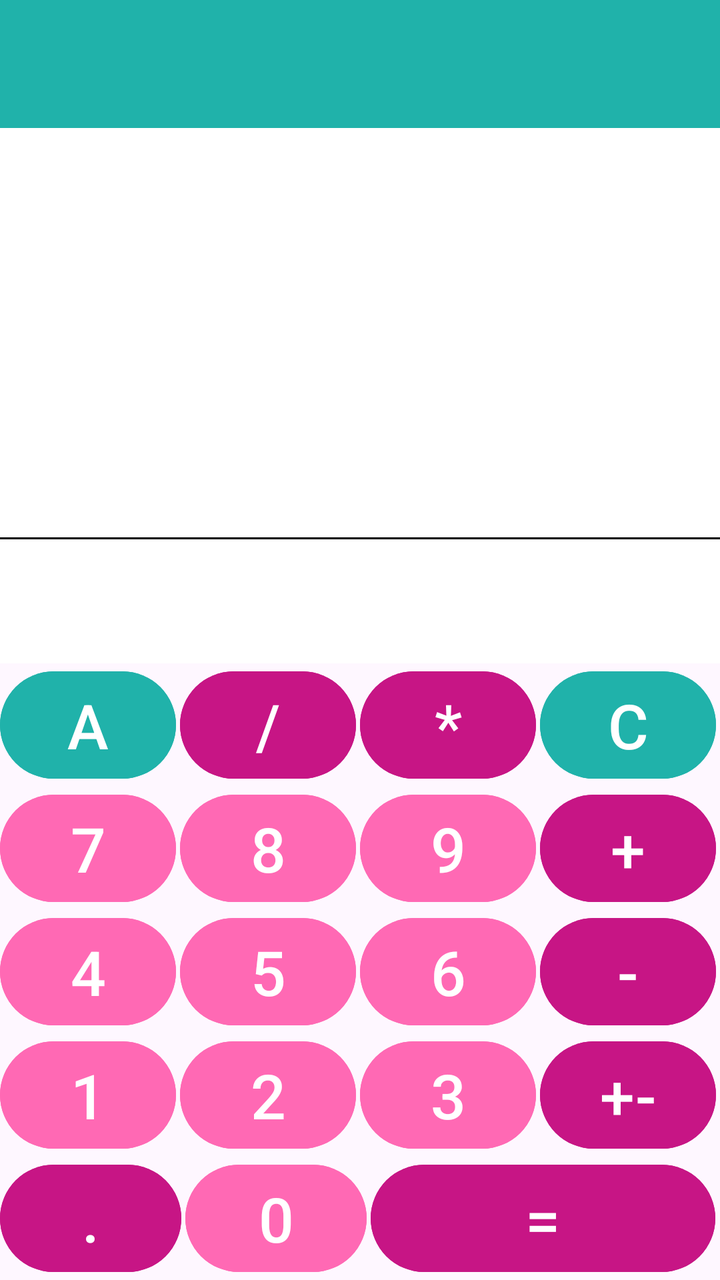
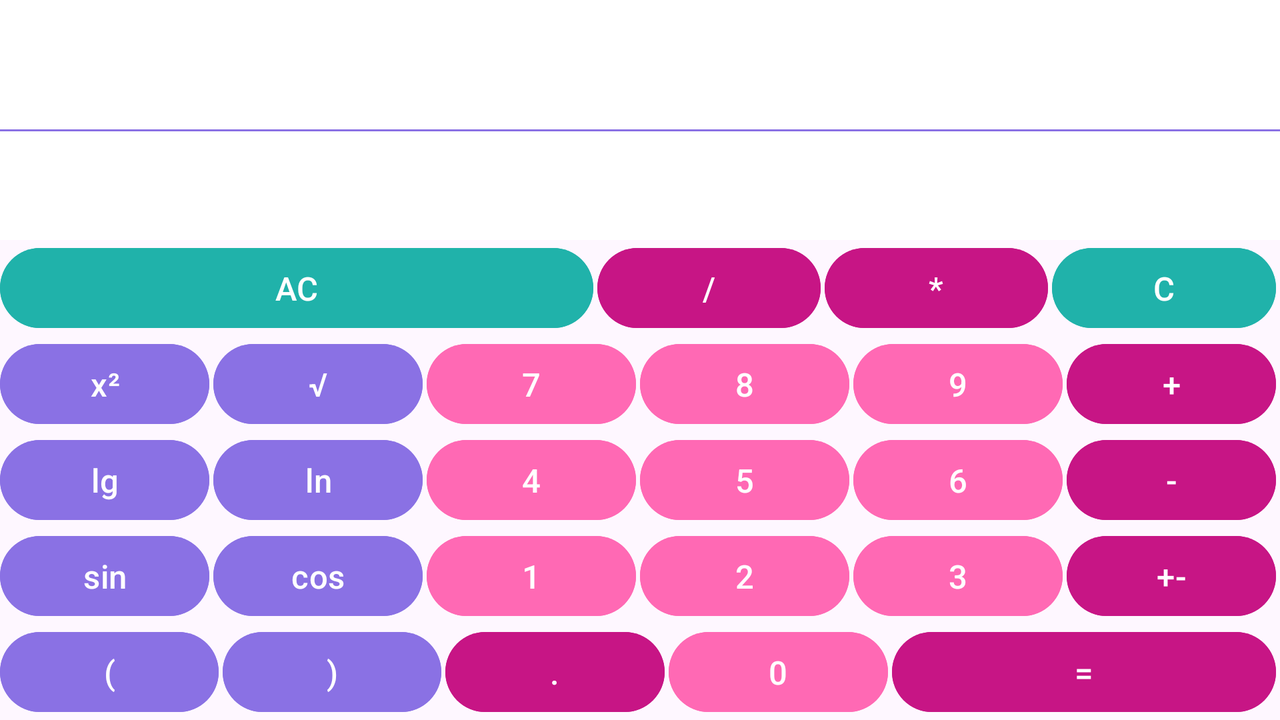

Two renders of one Android screen. The first uses the default layout on a phone; the second uses the alternative layout the repository ships for a different screen configuration, on a matching device. The two XML files are below.
<!-- AndroidManifest.xml: application theme Theme.MyApplication -->
<!-- res/layout/activity_main.xml -->
<?xml version="1.0" encoding="utf-8"?>
<LinearLayout xmlns:android="http://schemas.android.com/apk/res/android"
    xmlns:app="http://schemas.android.com/apk/res-auto"
    xmlns:tools="http://schemas.android.com/tools"
    android:layout_width="match_parent"
    android:layout_height="match_parent"
    android:orientation="vertical"
    tools:context=".ui.MainActivity">

    <androidx.appcompat.widget.Toolbar
        android:id="@+id/toolbar"
        android:layout_width="match_parent"
        android:layout_height="?attr/actionBarSize"
        android:background="@color/blue"
        android:elevation="1dp"
        android:theme="@style/ThemeOverlay.AppCompat.ActionBar"
        app:titleTextColor="@android:color/white"
        />


    <TextView
        android:id="@+id/calculatorText"
        android:layout_width="match_parent"
        android:layout_height="174dp"
        android:layout_weight="1"
        android:background="@color/white"
        android:gravity="bottom|end"
        android:maxLines="50"
        android:padding="10dp"
        android:text=""
        android:textAlignment="viewEnd"
        android:textColor="@color/black"
        android:textSize="30sp"></TextView>
    <View
        android:layout_width="match_parent"
        android:layout_height="1dp"
        android:background="@color/black" />
    <TextView
        android:id="@+id/memoryText"
        android:layout_width="match_parent"
        android:layout_height="0dp"
        android:background="@color/white"
        android:text=""
        android:textColor="#787575"
        android:textSize="25sp"
        android:textAlignment="viewEnd"
        android:padding="10dp"
        android:gravity="bottom|end"
        android:maxLines="50"
        android:layout_weight="2">
    </TextView>


    <TableLayout
        android:layout_width="match_parent"
        android:layout_height="wrap_content">

        <TableRow
            android:layout_width="match_parent"
            android:layout_height="match_parent">
            <Button
                android:id="@+id/btnAC"
                android:text="AC"
                android:textSize="15pt"
                android:height="30pt"
                android:width="30pt"
                android:layout_weight="1"
                android:layout_marginRight="1pt"
                android:backgroundTint="@color/blue"
                />

            <Button
                android:id="@+id/btnDivide"
                android:text="/"
                android:textSize="15pt"
                android:height="30pt"
                android:width="30pt"
                android:layout_weight="1"
                android:layout_marginRight="1pt"
                android:backgroundTint="@color/darkpink"
                />
            <Button
                android:id="@+id/btnMultiply"
                android:text="*"
                android:textSize="15pt"
                android:height="30pt"
                android:width="30pt"
                android:layout_weight="1"
                android:layout_marginRight="1pt"
                android:backgroundTint="@color/darkpink"
                />
            <Button
                android:id="@+id/btnC"
                android:text="C"
                android:textSize="15pt"
                android:height="30pt"
                android:width="30pt"
                android:layout_weight="1"
                android:layout_marginRight="1pt"
                android:backgroundTint="@color/blue"
                />
        </TableRow>

        <TableRow
            android:layout_width="match_parent"
            android:layout_height="match_parent">
            <Button
                android:id="@+id/btn7"
                android:text="7"
                android:textSize="15pt"
                android:height="30pt"
                android:width="30pt"
                android:layout_weight="1"
                android:layout_marginRight="1pt"
                android:backgroundTint="@color/pink"
                />
            <Button
                android:id="@+id/btn8"
                android:text="8"
                android:textSize="15pt"
                android:height="30pt"
                android:width="30pt"
                android:layout_weight="1"
                android:layout_marginRight="1pt"
                android:backgroundTint="@color/pink"
                />
            <Button
                android:id="@+id/btn9"
                android:text="9"
                android:textSize="15pt"
                android:height="30pt"
                android:width="30pt"
                android:layout_weight="1"
                android:layout_marginRight="1pt"
                android:backgroundTint="@color/pink"
                />

            <Button
                android:id="@+id/btnPlus"
                android:text="+"
                android:textSize="15pt"
                android:height="30pt"
                android:width="30pt"
                android:layout_weight="1"
                android:layout_marginRight="1pt"
                android:backgroundTint="@color/darkpink"
                />
        </TableRow>

        <TableRow
            android:layout_width="match_parent"
            android:layout_height="match_parent">
            <Button
                android:id="@+id/btn4"
                android:text="4"
                android:textSize="15pt"
                android:height="30pt"
                android:width="30pt"
                android:layout_weight="1"
                android:layout_marginRight="1pt"
                android:backgroundTint="@color/pink"
                />
            <Button
                android:id="@+id/btn5"
                android:text="5"
                android:textSize="15pt"
                android:height="30pt"
                android:width="30pt"
                android:layout_weight="1"
                android:layout_marginRight="1pt"
                android:backgroundTint="@color/pink"
                />
            <Button
                android:id="@+id/btn6"
                android:text="6"
                android:textSize="15pt"
                android:height="30pt"
                android:width="30pt"
                android:layout_weight="1"
                android:layout_marginRight="1pt"
                android:backgroundTint="@color/pink"
                />

            <Button
                android:id="@+id/btnMinus"
                android:text="-"
                android:textSize="15pt"
                android:height="30pt"
                android:width="30pt"
                android:layout_weight="1"
                android:layout_marginRight="1pt"
                android:backgroundTint="@color/darkpink"
                />
        </TableRow>

        <TableRow
            android:layout_width="match_parent"
            android:layout_height="match_parent">
            <Button
                android:id="@+id/btn1"
                android:text="1"
                android:textSize="15pt"
                android:height="30pt"
                android:width="30pt"
                android:layout_weight="1"
                android:layout_marginRight="1pt"
                android:backgroundTint="@color/pink"
                />
            <Button
                android:id="@+id/btn2"
                android:text="2"

                android:textSize="15pt"
                android:height="30pt"
                android:width="30pt"
                android:layout_weight="1"
                android:layout_marginRight="1pt"
                android:backgroundTint="@color/pink"
                />
            <Button
                android:id="@+id/btn3"
                android:text="3"
                android:textSize="15pt"
                android:height="30pt"
                android:width="30pt"
                android:layout_weight="1"
                android:layout_marginRight="1pt"
                android:backgroundTint="@color/pink"
                />

            <Button
                android:id="@+id/btnPlusMinus"
                android:text="+-"
                android:textSize="15pt"
                android:height="30pt"
                android:width="30pt"
                android:layout_weight="1"
                android:layout_marginRight="1pt"
                android:backgroundTint="@color/darkpink"
                />
        </TableRow>

        <TableRow
            android:layout_width="match_parent"
            android:layout_height="match_parent">










            <Button
                android:id="@+id/btnDot"
                android:text="."
                android:textSize="15pt"
                android:height="30pt"
                android:width="30pt"
                android:layout_weight="0.05"
                android:layout_marginRight="1pt"
                android:backgroundTint="@color/darkpink"
                />

            <Button
                android:id="@+id/btn0"
                android:text="0"
                android:textSize="15pt"
                android:height="30pt"
                android:width="30pt"
                android:layout_weight="0.05"
                android:layout_marginRight="1pt"
                android:backgroundTint="@color/pink"
                />

            <Button
                android:id="@+id/btnEqual"
                android:text="="
                android:textSize="15pt"
                android:height="30pt"
                android:width="30pt"
                android:layout_weight="1.5"
                android:layout_marginRight="1pt"
                android:backgroundTint="@color/darkpink"
                />
        </TableRow>
    </TableLayout>
</LinearLayout>
<!-- resources referenced by this layout -->
<resources>
  <color name="black">#FF000000</color>
  <color name="blue">#20B2AA</color>
  <color name="darkpink">#C71585</color>
  <color name="pink">#FF69B4</color>
  <color name="white">#FFFFFFFF</color>
  <style name="Theme.MyApplication" parent="Base.Theme.MyApplication" />
  <style name="Base.Theme.MyApplication" parent="Theme.Material3.DayNight.NoActionBar">
          <item name="actionOverflowButtonStyle">
              @style/MyOverflowButtonStyle</item>
      </style>
  <style name="MyOverflowButtonStyle" parent="Widget.AppCompat.ActionButton.Overflow">
          <item name="android:tint">@color/white</item>
      </style>/&gt;
</resources>
<!-- res/layout-land/activity_main.xml (the repository's variant of the layout above) -->
<!-- drawn on the phone turned sideways -->
<?xml version="1.0" encoding="utf-8"?>
<LinearLayout xmlns:android="http://schemas.android.com/apk/res/android"
    xmlns:app="http://schemas.android.com/apk/res-auto"
    xmlns:tools="http://schemas.android.com/tools"
    android:layout_width="match_parent"
    android:layout_height="match_parent"
    android:orientation="vertical"
    tools:context=".ui.MainActivity">

    
    
    
    
    
    
    
    
    
    
    
    
    

    
    
    
    
    
    
    
    
    
    
    
    
    

    <EditText
        android:id="@+id/calculatorText"
        android:layout_width="match_parent"
        android:layout_height="58dp"
        android:layout_weight="1"
        android:background="@color/white"
        android:gravity="bottom|end"
        android:maxLines="50"
        android:padding="10dp"
        android:text=""
        android:textAlignment="viewEnd"
        android:textColor="@color/black"
        android:textSize="20sp"></EditText>
    <View
        android:layout_width="match_parent"
        android:layout_height="1dp"
        android:background="@color/violet" />
    <EditText
        android:id="@+id/memoryText"
        android:layout_width="match_parent"
        android:layout_height="41dp"
        android:layout_weight="2"
        android:background="@color/white"
        android:gravity="bottom|end"
        android:maxLines="50"
        android:padding="10dp"
        android:text=""
        android:textAlignment="viewEnd"
        android:textColor="#787575"
        android:textSize="15sp"></EditText>

    <TableLayout
        android:layout_width="match_parent"
        android:layout_height="wrap_content">

        <TableRow
            android:layout_width="match_parent"
            android:layout_height="match_parent">
            <Button
                android:id="@+id/btnAC"
                android:text="AC"
                android:textSize="8pt"
                android:height="10pt"
                android:width="15pt"
                android:layout_weight="1.5"
                android:layout_marginRight="1pt"
                android:backgroundTint="@color/blue"
                />

            <Button
                android:id="@+id/btnDivide"
                android:layout_marginRight="1pt"
                android:textSize="8pt"
                android:height="10pt"
                android:width="15pt"
                android:backgroundTint="@color/darkpink"
                android:onClick="operation"
                android:layout_weight="0.17"
                android:text="/"/>

            <Button
                android:id="@+id/btnMultiply"
                android:text="*"
                android:onClick="operation"
                android:textSize="8pt"
                android:height="10pt"
                android:width="15pt"
                android:layout_weight="0.17"
                android:layout_marginRight="1pt"
                android:backgroundTint="@color/darkpink"
                />
            <Button
                android:id="@+id/btnC"
                android:text="C"
                android:textSize="8pt"
                android:height="10pt"
                android:width="15pt"
                android:layout_weight="0.17"
                android:layout_marginRight="1pt"
                android:backgroundTint="@color/blue"
                />
        </TableRow>

        <TableRow
            android:layout_width="match_parent"
            android:layout_height="match_parent">
            <Button
                android:id="@+id/btnExp"
                android:text="x²"
                android:textSize="8pt"
                android:height="10pt"
                android:width="15pt"
                android:layout_weight="1"
                android:layout_marginRight="1pt"
                android:backgroundTint="@color/violet"
                />
            <Button
                android:id="@+id/btnSqr"
                android:text="√"
                android:onClick="clickNumber"
                android:textSize="8pt"
                android:height="10pt"
                android:width="15pt"
                android:layout_weight="1"
                android:layout_marginRight="1pt"
                android:backgroundTint="@color/violet"
                />
            <Button
                android:id="@+id/btn7"
                android:text="7"
                android:onClick="clickNumber"
                android:textSize="8pt"
                android:height="10pt"
                android:width="15pt"
                android:layout_weight="1"
                android:layout_marginRight="1pt"
                android:backgroundTint="@color/pink"
                />
            <Button
                android:id="@+id/btn8"
                android:text="8"
                android:onClick="clickNumber"
                android:textSize="8pt"
                android:height="10pt"
                android:width="15pt"
                android:layout_weight="1"
                android:layout_marginRight="1pt"
                android:backgroundTint="@color/pink"
                />
            <Button
                android:id="@+id/btn9"
                android:text="9"
                android:onClick="clickNumber"
                android:textSize="8pt"
                android:height="10pt"
                android:width="15pt"
                android:layout_weight="1"
                android:layout_marginRight="1pt"
                android:backgroundTint="@color/pink"
                />

            <Button
                android:id="@+id/btnPlus"
                android:text="+"
                android:onClick="operation"
                android:textSize="8pt"
                android:height="10pt"
                android:width="15pt"
                android:layout_weight="1"
                android:layout_marginRight="1pt"
                android:backgroundTint="@color/darkpink"
                />
        </TableRow>

        <TableRow
            android:layout_width="match_parent"
            android:layout_height="match_parent">
            <Button
                android:id="@+id/btnLg"
                android:text="lg"
                android:onClick="clickNumber"
                android:textSize="8pt"
                android:height="10pt"
                android:width="15pt"
                android:layout_weight="1"
                android:layout_marginRight="1pt"
                android:backgroundTint="@color/violet"
                />
            <Button
                android:id="@+id/btnLn"
                android:text="ln"
                android:textSize="8pt"
                android:height="10pt"
                android:width="15pt"
                android:layout_weight="1"
                android:layout_marginRight="1pt"
                android:backgroundTint="@color/violet"
                />
            <Button
                android:id="@+id/btn4"
                android:text="4"
                android:onClick="clickNumber"
                android:textSize="8pt"
                android:height="10pt"
                android:width="15pt"
                android:layout_weight="1"
                android:layout_marginRight="1pt"
                android:backgroundTint="@color/pink"
                />
            <Button
                android:id="@+id/btn5"
                android:text="5"
                android:onClick="clickNumber"
                android:textSize="8pt"
                android:height="10pt"
                android:width="15pt"
                android:layout_weight="1"
                android:layout_marginRight="1pt"
                android:backgroundTint="@color/pink"
                />
            <Button
                android:id="@+id/btn6"
                android:text="6"
                android:onClick="clickNumber"
                android:textSize="8pt"
                android:height="10pt"
                android:width="15pt"
                android:layout_weight="1"
                android:layout_marginRight="1pt"
                android:backgroundTint="@color/pink"
                />

            <Button
                android:id="@+id/btnMinus"
                android:text="-"
                android:onClick="operation"
                android:textSize="8pt"
                android:height="10pt"
                android:width="15pt"
                android:layout_weight="1"
                android:layout_marginRight="1pt"
                android:backgroundTint="@color/darkpink"
                />
        </TableRow>

        <TableRow
            android:layout_width="match_parent"
            android:layout_height="match_parent">
            <Button
                android:id="@+id/btnSin"
                android:text="sin"
                android:textSize="8pt"
                android:height="10pt"
                android:width="15pt"
                android:layout_weight="1"
                android:layout_marginRight="1pt"
                android:backgroundTint="@color/violet"
                />
            <Button
                android:id="@+id/btnCos"
                android:text="cos"
                android:textSize="8pt"
                android:height="10pt"
                android:width="15pt"
                android:layout_weight="1"
                android:layout_marginRight="1pt"
                android:backgroundTint="@color/violet"
                />
            <Button
                android:id="@+id/btn1"
                android:text="1"
                android:onClick="clickNumber"
                android:textSize="8pt"
                android:height="10pt"
                android:width="15pt"
                android:layout_weight="1"
                android:layout_marginRight="1pt"
                android:backgroundTint="@color/pink"
                />
            <Button
                android:id="@+id/btn2"
                android:text="2"
                android:onClick="clickNumber"
                android:textSize="8pt"
                android:height="10pt"
                android:width="15pt"
                android:layout_weight="1"
                android:layout_marginRight="1pt"
                android:backgroundTint="@color/pink"
                />
            <Button
                android:id="@+id/btn3"
                android:text="3"
                android:onClick="clickNumber"
                android:textSize="8pt"
                android:height="10pt"
                android:width="15pt"
                android:layout_weight="1"
                android:layout_marginRight="1pt"
                android:backgroundTint="@color/pink"
                />

            <Button
                android:id="@+id/btnPlusMinus"
                android:text="+-"
                android:onClick="clickNumber"
                android:textSize="8pt"
                android:height="10pt"
                android:width="15pt"
                android:layout_weight="1"
                android:layout_marginRight="1pt"
                android:backgroundTint="@color/darkpink"
                />
        </TableRow>
        <TableRow
            android:layout_width="match_parent"
            android:layout_height="match_parent">
            <Button
                android:id="@+id/btnOpen"
                android:text="("
                android:textSize="8pt"
                android:height="10pt"
                android:width="15pt"
                android:layout_weight="0.25"
                android:layout_marginRight="1pt"
                android:backgroundTint="@color/violet"
                />
            <Button
                android:id="@+id/btnClose"
                android:text=")"
                android:textSize="8pt"
                android:height="10pt"
                android:width="15pt"
                android:layout_weight="0.25"
                android:layout_marginRight="1pt"
                android:backgroundTint="@color/violet"
                />
            <Button
                android:id="@+id/btnDot"
                android:text="."
                android:textSize="8pt"
                android:height="10pt"
                android:width="15pt"
                android:layout_weight="0.25"
                android:layout_marginRight="1pt"
                android:backgroundTint="@color/darkpink"
                />

            <Button
                android:id="@+id/btn0"
                android:text="0"
                android:textSize="8pt"
                android:height="10pt"
                android:width="15pt"
                android:layout_weight="0.25"
                android:layout_marginRight="1pt"
                android:backgroundTint="@color/pink"
                />

            <Button
                android:id="@+id/btnEqual"
                android:text="="
                android:textSize="8pt"
                android:height="10pt"
                android:width="15pt"
                android:layout_weight="1.2"
                android:layout_marginRight="1pt"
                android:backgroundTint="@color/darkpink"
                />
        </TableRow>
    </TableLayout>

</LinearLayout>
<!-- resources referenced by the variant -->
<!-- as the phone turned sideways resolves them -->
<resources>
  <color name="black">#FF000000</color>
  <color name="blue">#20B2AA</color>
  <color name="darkpink">#C71585</color>
  <color name="pink">#FF69B4</color>
  <color name="violet">#8A71E4</color>
  <color name="white">#FFFFFFFF</color>
  <style name="Theme.MyApplication" parent="Base.Theme.MyApplication" />
  <style name="Base.Theme.MyApplication" parent="Theme.Material3.DayNight.NoActionBar">
          <item name="actionOverflowButtonStyle">
              @style/MyOverflowButtonStyle</item>
      </style>
  <style name="MyOverflowButtonStyle" parent="Widget.AppCompat.ActionButton.Overflow">
          <item name="android:tint">@color/white</item>
      </style>/&gt;
</resources>
